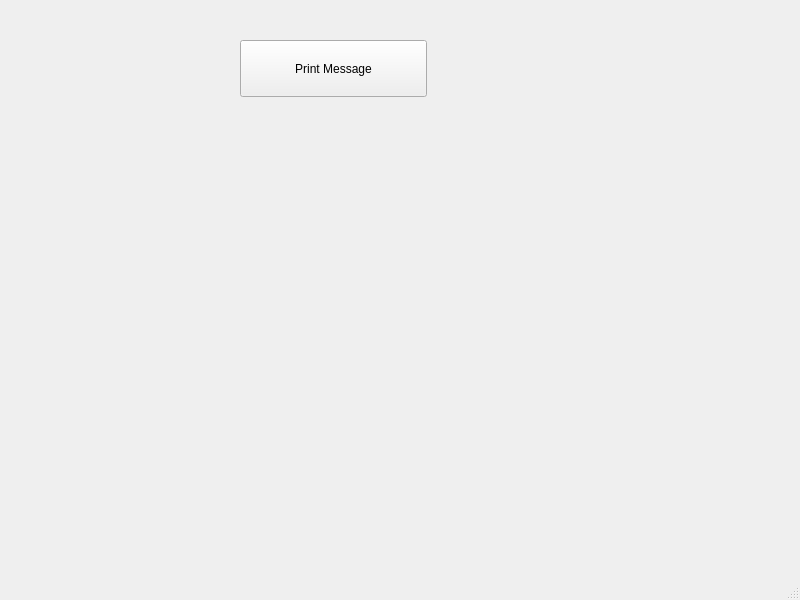
<?xml version="1.0" encoding="UTF-8"?>
<ui version="4.0">
 <class>MainWindow</class>
 <widget class="QMainWindow" name="MainWindow">
  <property name="geometry">
   <rect>
    <x>0</x>
    <y>0</y>
    <width>800</width>
    <height>600</height>
   </rect>
  </property>
  <property name="windowTitle">
   <string>MainWindow</string>
  </property>
  <widget class="QWidget" name="centralwidget">
   <widget class="QPushButton" name="pushButton">
    <property name="geometry">
     <rect>
      <x>240</x>
      <y>40</y>
      <width>187</width>
      <height>57</height>
     </rect>
    </property>
    <property name="text">
     <string>Print Message</string>
    </property>
   </widget>
  </widget>
  <widget class="QMenuBar" name="menubar">
   <property name="geometry">
    <rect>
     <x>0</x>
     <y>0</y>
     <width>800</width>
     <height>21</height>
    </rect>
   </property>
  </widget>
  <widget class="QStatusBar" name="statusbar"/>
 </widget>
 <resources/>
 <connections/>
</ui>
